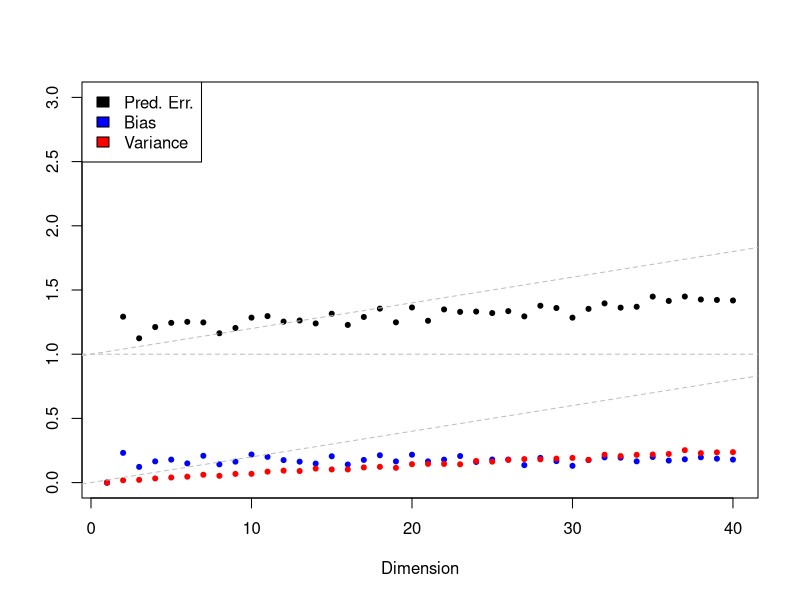

Write the R code that produced this figure.
# if you don't already have glmnet installed, run
# install.packages("glmnet", repos = "http://cran.us.r-project.org")

library(glmnet)
n = 50
p_max = 40
reps = 100 # number of trials
ridge_lambda = 1

## Comment one out
# method = "linear" #For linear regression
method = "ridge" #For ridge regression

bias = numeric(p_max)
variance = numeric(p_max)
pred_err = numeric(p_max)

for (p in 1:40){
  # Skip p=1 in ridge regression because glmnet fails
  if (method=='ridge' && p==1){next}
  
  X = matrix(rnorm(n*p),ncol=p) # n normal random covariate samples in R^p
  beta = c(1,runif(p-1,-.2,.2)) # beta_1 = 1 and beta_2,...,beta_p uniformly random
  y_hat = matrix(0,nrow=n,ncol=reps)
  y_prime = matrix(0,nrow=n,ncol=reps)
  for (k in 1:reps){
    y_train = X%*%beta + rnorm(n) # y = X*beta + noise
    if (method=='linear'){
      # lsfit is convenient; important to not include intercept here
      beta_hat = lsfit(X,y_train,intercept=FALSE)$coef
    } else if (method=='ridge') {
      # glmnet returns a sparse vector with an entry for the intercept, even
      # when the intercept is excluded this just extracts the correct entries
      # and makes them numeric
      beta_hat = as.numeric(coef(glmnet(X,y_train,intercept=FALSE,alpha=0,family='gaussian'),s=ridge_lambda)[2:(p+1)])
    }
    y_hat[,k] = X%*%beta_hat # true y
    y_prime[,k] = X%*%beta + rnorm(n) # predicted y
  }
  pred_err[p] = mean((y_prime-y_hat)^2)
  bias[p] = mean((X%*%beta-rowMeans(y_hat))^2)
  variance[p] = mean((y_hat-rowMeans(y_hat))^2)
}
# plot error for each p
plot(1:p_max,pred_err,col='black',ylim=c(0,3),pch=20,xlab="Dimension",ylab="")
points(1:p_max,bias,col='blue',pch=20)
points(1:p_max,variance,col='red',pch=20)
# plot trend lines
abline(a=0,b=1/n,lty=2,col='grey')
abline(a=1,b=1/n,lty=2,col='grey')
abline(h=1,lty=2,col='grey')
legend('topleft',legend=c("Pred. Err.","Bias","Variance"),fill=c('black','blue','red'))
